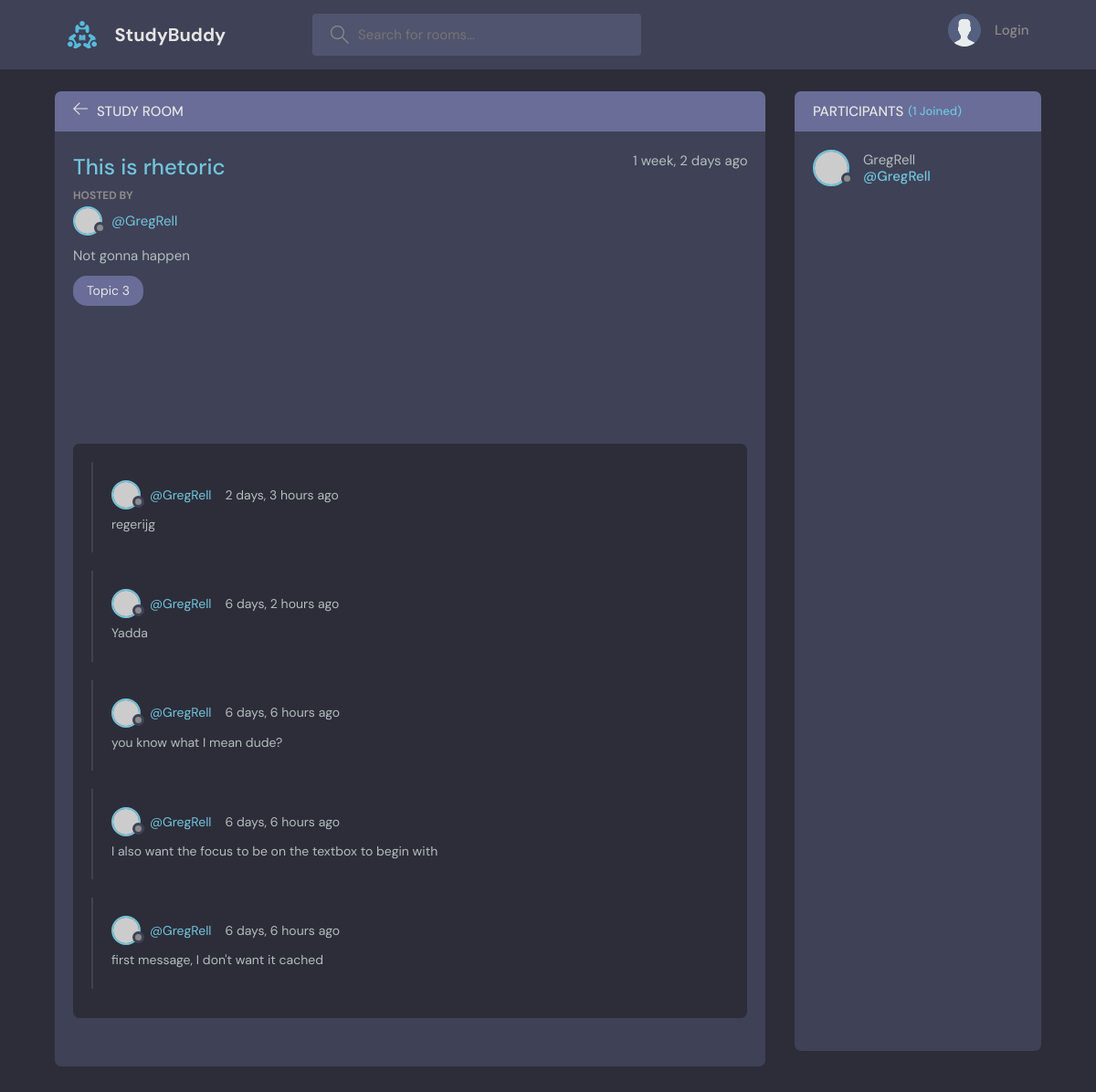
The page /room/23/ on the database its author committed.
### base/models.py (models this page shows, shortened)
class Room(models.Model):
    host = models.ForeignKey(User, on_delete=models.SET_NULL, null=True) # On delete of the user, this field is set
    topic = models.ForeignKey(Topic, on_delete=models.SET_NULL, null=True)
    name = models.CharField(max_length=200)
    description = models.TextField(null=True, blank=True)  # the null input arguments allow the database to have a
    participants = models.ManyToManyField(User, related_name='participants', blank=True)
    updated = models.DateTimeField(auto_now=True)  # Any time the save method is called, this will auto populate
    created = models.DateTimeField(auto_now_add=True)  # The difference between auto_now and auto_add_now is that
    class Meta:
        ordering = ['-updated', '-created']

class Topic(models.Model):
    name = models.CharField(max_length=200)

class Message(models.Model):
    user = models.ForeignKey(User, on_delete=models.CASCADE)
    room = models.ForeignKey(Room, on_delete=models.CASCADE)  # Cascade means if the foreign key is deleted, this
    body = models.TextField()
    updated = models.DateTimeField(auto_now=True)
    created = models.DateTimeField(auto_now_add=True)
    class Meta:
        ordering = ['-updated', '-created']

### base/views.py (the view, shortened to what this page needs)
# urls.py: path('room/<str:pk>/', views.room, name="room"),
def room(request, pk):
    room = Room.objects.get(id=pk)
    messages = room.message_set.all().order_by('-created')  # This is the most important thing about django query
    participants = room.participants.all()
    if request.user.is_authenticated:
        user_messages = request.user.message_set.all().order_by('-created')  # Here's an example of getting all user
    else:
        user_messages = None
    context = {'room': room, 'room_messages': messages, 'user_messages': user_messages, 'participants': participants}
    return render(request, 'Base/Room.html', context)

### base/Templates/Base/room.html (shortened to what this page needs)
{% extends 'MainTemplate.html' %}
{% block content %}
  <body>
    <main class="profile-page layout layout--2">
      <div class="container">
        <div class="room">
          <div class="room__top">
            <div class="room__topLeft">
              <a href="{%url 'home'%}">
                <svg version="1.1" xmlns="http://www.w3.org/2000/svg" width="32" height="32" viewBox="0 0 32 32">
                  <title>arrow-left</title>
                  <path
                    d="M13.723 2.286l-13.723 13.714 13.719 13.714 1.616-1.611-10.96-10.96h27.625v-2.286h-27.625l10.965-10.965-1.616-1.607z"
                  ></path>
                </svg>
              </a>
              <h3>Study Room</h3>
            </div>
          </div>
          <div class="room__box scroll">
            <div class="room__header scroll">
              <div class="room__info">
                <h3>{{room.name}}</h3>
                <span>{{room.created|timesince}} ago</span>
              </div>
              <div class="room__hosted">
                <p>Hosted By</p>
                <a href="{% url 'user-profile' room.host.id %}" class="room__author">
                  <div class="avatar avatar--small">
                    <img src="https://randomuser.me/api/portraits/men/37.jpg" />
                  </div>
                  <span>@{{room.host}}</span>
                </a>
              </div>
              <div class="room__details">
                {{room.description}}
              </div>
              <span class="room__topics">{{room.topic.name}}</span>
            </div>
            <div class="room__conversation">
              <div class="threads scroll">
                {% for message in room_messages %}
                <div class="thread">
                  <div class="thread__top">
                    <div class="thread__author">
                      <a href="{% url 'user-profile' message.user.id %}" class="thread__authorInfo">
                        <div class="avatar avatar--small">
                          <img src="https://randomuser.me/api/portraits/men/37.jpg"/>
                        </div>
                        <span>@{{message.user.username}}</span>
                      </a>
                      <span class="thread__date">{{message.created|timesince}} ago</span>
                    </div>
                  </div>
                  <div class="thread__details">
                    {{message.body}}
                  </div>
                </div>
                {% endfor %}
              </div>
            </div>
          </div>
        </div>
        <div class="participants">
          <h3 class="participants__top">Participants <span>({{room.participants.all.count}} Joined)</span></h3>
          <div class="participants__list scroll">
            {% for user in participants %}
            <a href="{% url 'user-profile' user.id %}" class="participant">
              <div class="avatar avatar--medium">
                <img src="https://randomuser.me/api/portraits/men/37.jpg"/>
              </div>
              <p>
                {{user.username}}
                <span>@{{user}}</span>
              </p>
            </a>
            {% endfor %}
          </div>
        </div>
      </div>
    </main>
  </body>
{% endblock %}

### rows shown on the page
Room: name "This is rhetoric", created "1 week, 2 days", host "GregRell", description "Not gonna happen", topic.name "Topic 3", participants.all.count "1"
Message: user.username "GregRell", created "2 days, 3 hours", body "regerijg"
Message: user.username "GregRell", created "6 days, 2 hours", body "Yadda"
Message: user.username "GregRell", created "6 days, 6 hours", body "you know what I mean dude?"
Message: user.username "GregRell", created "6 days, 6 hours", body "I also want the focus to be on the textbox to begin with"
Message: user.username "GregRell", created "6 days, 6 hours", body "first message, I don't want it cached"

### other values the page prints
{{ user.username }} "GregRell"
{{ user }} "GregRell"
